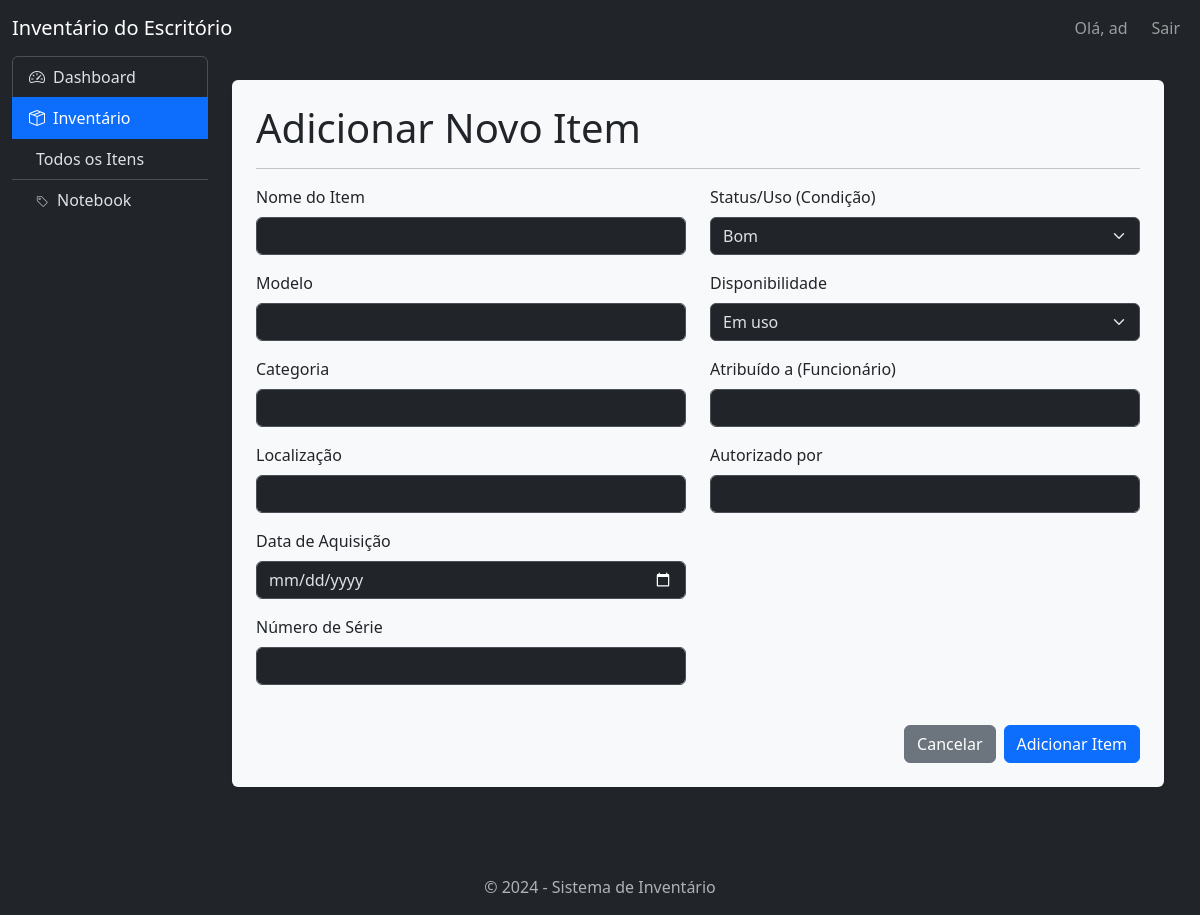
Page /add (signed in) on the earlier database version.
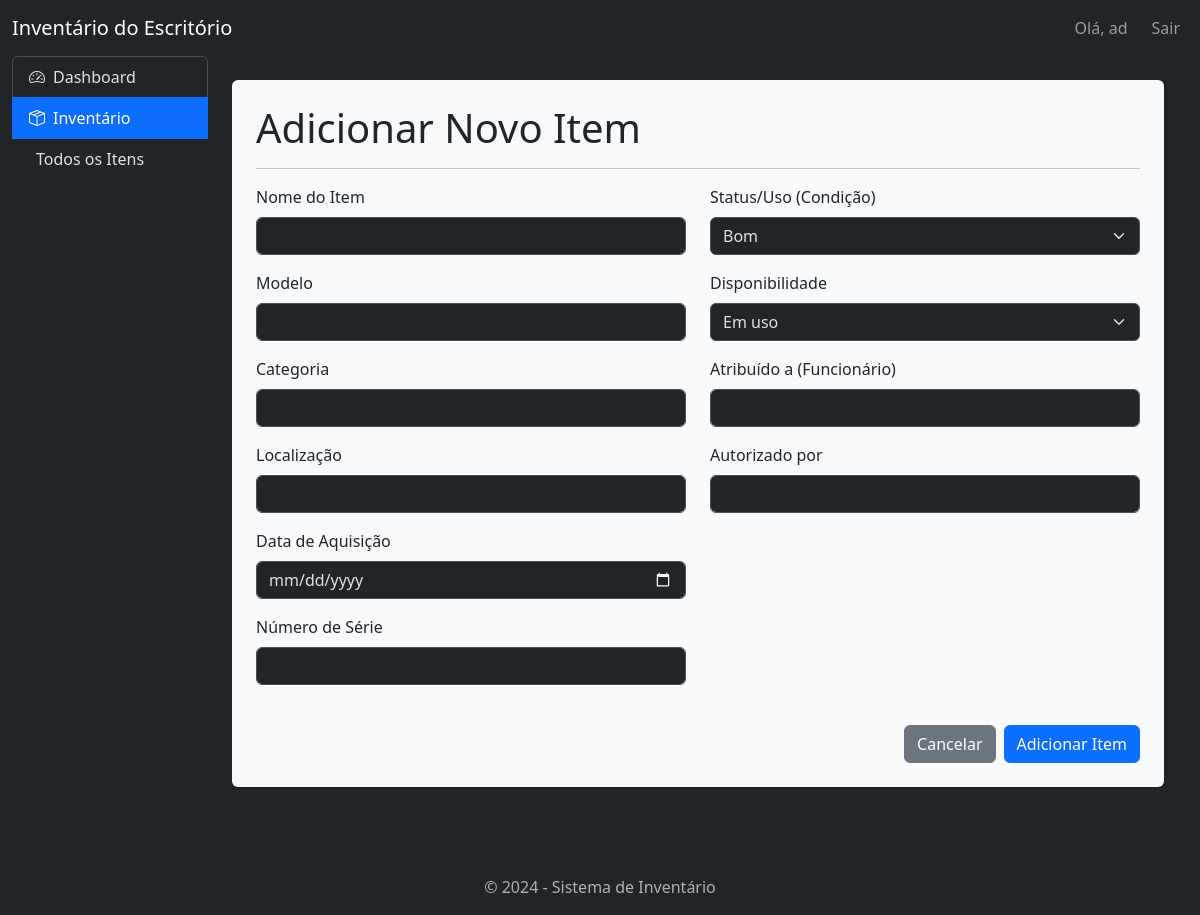
Same page on the later database version.
### tables this page shows
CREATE TABLE items (
    id INTEGER PRIMARY KEY AUTOINCREMENT,
    name TEXT NOT NULL,
    category TEXT NOT NULL,
    location TEXT NOT NULL,
    purchase_date DATE NOT NULL,
    serial_number TEXT,
    status TEXT NOT NULL DEFAULT 'Bom',
    image_file TEXT,
    assigned_to TEXT,
    authorized_by TEXT,
    created_at TIMESTAMP NOT NULL DEFAULT CURRENT_TIMESTAMP
);

### app.py (the view, shortened to what this page needs)
@app.route('/add', methods=('GET', 'POST'))
@login_required
def add():
    return render_template('add_item.html')

### app.py (called while the page is built)
def get_db():
    db = getattr(g, '_database', None)
    if db is None:
        db = g._database = sqlite3.connect(app.config['DATABASE'])
        db.row_factory = sqlite3.Row
    return db

@app.teardown_appcontext
def close_connection(exception):
    db = getattr(g, '_database', None)
    if db is not None:
        db.close()

@app.context_processor
def inject_categories():
    if g.user:
        db = get_db()
        categories = db.execute('SELECT DISTINCT category FROM items WHERE category IS NOT NULL AND category != "" ORDER BY category').fetchall()
        return dict(all_categories=categories)
    return dict(all_categories=[])

@app.before_request
def load_logged_in_user():
    user_id = session.get('user_id')
    if user_id is None:
        g.user = None
    else:
        g.user = get_db().execute(
            'SELECT * FROM users WHERE id = ?', (user_id,)
        ).fetchone()

def login_required(view):
    @functools.wraps(view)
    def wrapped_view(**kwargs):
        if g.user is None:
            return redirect(url_for('login'))
        return view(**kwargs)
    return wrapped_view

### templates/add_item.html (shortened to what this page needs)
{% extends 'base.html' %}
{% block content %}
    <div class="bg-light text-dark p-4 rounded shadow-sm">
        <h1>Adicionar Novo Item</h1>
        <hr>
        <form method="post">
            <div class="row">
                <div class="col-md-6">
                    <div class="mb-3">
                        <label for="name" class="form-label">Nome do Item</label>
                        <input type="text" name="name" id="name" class="form-control" required>
                    </div>
                    <div class="mb-3">
                        <label for="model" class="form-label">Modelo</label>
                        <input type="text" name="model" id="model" class="form-control" required>
                    </div>
                    <div class="mb-3">
                        <label for="category" class="form-label">Categoria</label>
                        <input type="text" name="category" id="category" class="form-control" list="categoryOptions" required>
                    </div>
                    <div class="mb-3">
                        <label for="location" class="form-label">Localização</label>
                        <input type="text" name="location" id="location" class="form-control" required>
                    </div>
                    <div class="mb-3">
                        <label for="purchase_date" class="form-label">Data de Aquisição</label>
                        <input type="date" name="purchase_date" id="purchase_date" class="form-control" required>
                    </div>
                    <div class="mb-3">
                        <label for="serial_number" class="form-label">Número de Série</label>
                        <input type="text" name="serial_number" id="serial_number" class="form-control">
                    </div>
                </div>
                <div class="col-md-6">
                    <div class="mb-3">
                        <label for="status" class="form-label">Status/Uso (Condição)</label>
                        <select name="status" id="status" class="form-select" required>
                            <option value="Bom" selected>Bom</option>
                        </select>
                    </div>
                    <div class="mb-3">
                        <label for="availability_status" class="form-label">Disponibilidade</label>
                        <select name="availability_status" id="availability_status" class="form-select" required>
                            <option value="Em uso" selected>Em uso</option>
                        </select>
                    </div>
                    <div class="mb-3">
                        <label for="assigned_to" class="form-label">Atribuído a (Funcionário)</label>
                        <input type="text" name="assigned_to" id="assigned_to" class="form-control">
                    </div>
                    <div class="mb-3">
                        <label for="authorized_by" class="form-label">Autorizado por</label>
                        <input type="text" name="authorized_by" id="authorized_by" class="form-control">
                    </div>
                </div>
            </div>
            <div class="d-flex justify-content-end mt-4">
                <a href="{{ url_for('index') }}" class="btn btn-secondary me-2">Cancelar</a>
                <button type="submit" class="btn btn-primary">Adicionar Item</button>
            </div>
        </form>
    </div>
{% endblock %}

### templates/base.html (shortened to what this page needs)
<!doctype html>
<html lang="pt-br" data-bs-theme="dark">
<head>
    <link href="https://cdn.jsdelivr.net/npm/bootstrap@5.3.3/dist/css/bootstrap.min.css" rel="stylesheet">
    <link rel="stylesheet" href="https://cdn.jsdelivr.net/npm/bootstrap-icons@1.11.3/font/bootstrap-icons.min.css">
</head>
<body>
    <nav class="navbar navbar-expand-lg navbar-dark bg-dark">
        <div class="container-fluid">
            <a class="navbar-brand" href="{{ url_for('dashboard') }}">Inventário do Escritório</a>
            <div class="navbar-nav d-flex">
                {% if g.user %}
                    <span class="navbar-text me-3">
                        Olá, {{ g.user['username'] }}
                    </span>
                    <a class="nav-link" href="{{ url_for('logout') }}">Sair</a>
                {% else %}
                    <a class="nav-link" href="{{ url_for('login') }}">Login</a>
                    <a class="nav-link" href="{{ url_for('register') }}">Registrar</a>
                {% endif %}
            </div>
        </div>
    </nav>
    <div class="container-fluid">
        <div class="row g-0">
            <aside class="col-md-3 col-lg-2">
                <div class="list-group">
                    <a href="{{ url_for('dashboard') }}" class="list-group-item list-group-item-action {% if request.endpoint == 'dashboard' %}active{% endif %}">
                        <i class="bi bi-speedometer2 me-2"></i>Dashboard
                    </a>
                    {% set inventory_active = request.endpoint in ['index', 'add', 'edit'] %}
                    <a href="#inventory-submenu" data-bs-toggle="collapse" class="list-group-item list-group-item-action {% if inventory_active %}active{% endif %}" aria-expanded="{{ 'true' if inventory_active else 'false' }}">
                        <i class="bi bi-box-seam me-2"></i>Inventário
                    </a>
                    <div class="collapse {% if inventory_active %}show{% endif %}" id="inventory-submenu">
                        <div class="list-group list-group-flush">
                            <a href="{{ url_for('index') }}" class="list-group-item list-group-item-action ps-4 {% if request.endpoint == 'index' and not request.args.get('category') %}active{% endif %}">Todos os Itens</a>
                            {% for cat in all_categories %}
                                <a href="{{ url_for('index', category=cat.category) }}" class="list-group-item list-group-item-action ps-4 {% if request.args.get('category') == cat.category %}active{% endif %}">
                                    <i class="bi bi-tag me-1" style="font-size: 0.8rem; opacity: 0.7;"></i> {{ cat.category }}
                                </a>
                            {% endfor %}
                        </div>
                    </div>
                </div>
            </aside>
            <main class="col-md-9 col-lg-10 p-4">
                {% block content %}
                {% endblock %}
            </main>
        </div>
    </div>
    <div class="container-fluid">
        <footer class="text-center text-muted mt-5 py-3">
            <p class="mb-0">&copy; 2024 - Sistema de Inventário</p>
        </footer>
    </div>
</body>
</html>

Differences in the rows shown:
removed items: category "Notebook"
